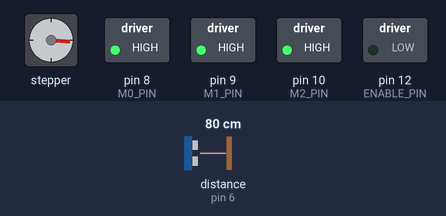
Bench run of a sketch on a simulated Arduino Uno, built with avr-gcc and run on an emulated ATmega328P. On the bench: stepper motor, switched loads named in the sketch (green lamp = pin HIGH). The inputs (shaded band) are chosen by the test bench; at power-on: distance to the obstacle (sensor on pin 6) 80 cm. The echo pulse lasts 58.3 µs per cm; stepper angles assume 200 steps per turn.

Above: at 3.2 s.
3.3 s: distance to the obstacle (sensor on pin 6) set to 4 cm
At 3.46 s:
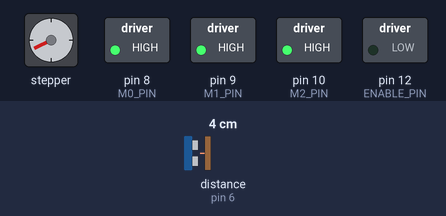
6.3 s: distance to the obstacle (sensor on pin 6) set to 120 cm
At 9.2 s:
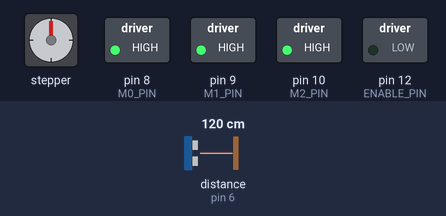
9.3 s: distance to the obstacle (sensor on pin 6) set to 27 cm
10.8 s: distance to the obstacle (sensor on pin 6) set to 24 cm
At 11.68 s:
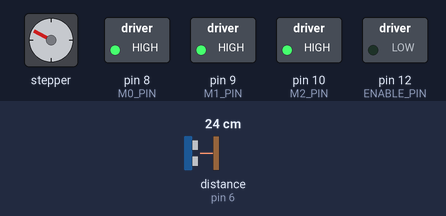
13.8 s: distance to the obstacle (sensor on pin 6) set to 60 cm
Timing chart, 0 to 17.8 s (numbered marks = the images above; inputs shaded):
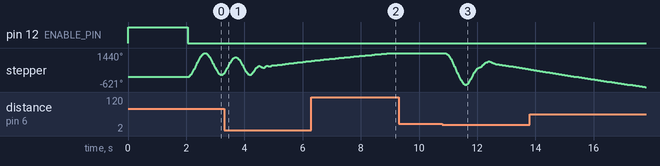

The sketch:

ball_and_beam.ino
```cpp
#include <PID_v1.h>
#include <HCSR04.h>
#include <AccelStepper.h>
#include <SimpleKalmanFilter.h>

const int STEP_PIN = 3;
const int DIR_PIN = 2;
const int ECHO_PIN = 6;
const int TRIG_PIN = 5;
const int M0_PIN = 8;
const int M1_PIN = 9;
const int M2_PIN = 10;
const int ENABLE_PIN = 12;
const int STEP_MODE = 5;
const int STEP_MODES[6][4] = {
    {1, 0, 0, 0},  // STEP_MODE = 0
    {2, 1, 0, 0},  // STEP_MODE = 1
    {4, 0, 1, 0},  // STEP_MODE = 2
    {8, 1, 1, 0},  // STEP_MODE = 3
    {16, 0, 0, 1}, // STEP_MODE = 4
    {32, 1, 1, 1}  // STEP_MODE = 5
};

const double MEASUREMENT_ERROR = 0.04;
const double VARIANCE = 1;
const double KP = 27.50;
const double KI = 15.0;
const double KD = 6.0;
const double SET_POINT = 0.0;

double ball_position;
double setPoint, input, output;
double radiansPerStep;

AccelStepper stepper(AccelStepper::DRIVER, STEP_PIN, DIR_PIN);
HCSR04 sensor(TRIG_PIN, ECHO_PIN);
SimpleKalmanFilter filter(MEASUREMENT_ERROR, MEASUREMENT_ERROR, VARIANCE);
PID pid(&input, &output, &setPoint, KP, KI, KD, DIRECT);

void setup()
{
  pinMode(M0_PIN, OUTPUT);
  pinMode(M1_PIN, OUTPUT);
  pinMode(M2_PIN, OUTPUT);
  pinMode(ENABLE_PIN, OUTPUT);
  digitalWrite(ENABLE_PIN, HIGH); // Disable Motor

  double degreesPerStep = 360.00 / (200.00 * STEP_MODES[STEP_MODE][0]); // Assuming a 200 step motor
  radiansPerStep = degreesPerStep * (PI / 180.00);
  stepper.setMaxSpeed(25000);
  stepper.setAcceleration(15000);
  stepper.setMinPulseWidth(5);
  digitalWrite(M0_PIN, STEP_MODES[STEP_MODE][1]);
  digitalWrite(M1_PIN, STEP_MODES[STEP_MODE][2]);
  digitalWrite(M2_PIN, STEP_MODES[STEP_MODE][3]);

  int stepperMax = 25 * STEP_MODES[STEP_MODE][0]; // Allow the motor to move about an 1/8 of a rotation +/-
  int stepperMin = -1 * stepperMax;
  setPoint = SET_POINT;
  pid = PID(&input, &output, &setPoint, KP, KI, KD, DIRECT);
  pid.SetMode(AUTOMATIC);
  pid.SetOutputLimits(stepperMin, stepperMax);

  for (int i = 0; i < 10; i++) // Delay for 2 seconds reading sensor to allow initial values to settle
  {
    readSensor();
    delay(200);
  }
  digitalWrite(ENABLE_PIN, LOW); // Enable Motor
}

void readSensor()
{
  double reading = sensor.dist();
  if (reading > 2.0 && reading < 25.00)
  {
    ball_position = filter.updateEstimate(reading);
  }
}

void move()
{
  stepper.runToNewPosition(-output);
}

void loop()
{
  readSensor();
  double h = 13.5 - ball_position;
  double a = stepper.currentPosition() * radiansPerStep;
  input = h * cos(a);
  pid.Compute();
  move();
}
```

Measured:
- the behaviour switches between 25 and 24 cm on distance to the obstacle (sensor on pin 6) (found by bisection; images 2 and 3)
- after the input at 9.3 s, every drawn part: stays the same
- after the input at 10.8 s, stepper: turns 1930° counter-clockwise in 0.68 s, then 1420° clockwise in 0.78 s, then 484° counter-clockwise in 1.3 s
